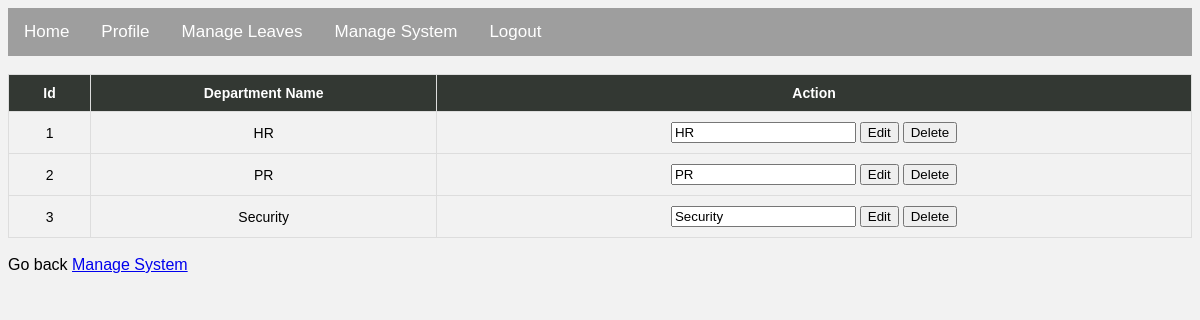
Page /admin/display_departments.php (signed in) on the committed database.
### tables this page shows
CREATE TABLE `department` (
  `id` int(11) NOT NULL,
  `name` varchar(255) NOT NULL
);

### admin/display_departments.php (the view, shortened to what this page needs)
<?php
require_once '../config.php';
$query = "SELECT * FROM department ORDER BY id";
$result = mysqli_query($con, $query);
?>
<!DOCTYPE html>
<html lang="en">
<head>
    <link rel="stylesheet" href="../css/employee.css">
</head>
<body>
    <div class="topnav">
        <a href="index.php">Home</a>
        <a href="profile.php">Profile</a>
        <a href="manage_leaves.php">Manage Leaves</a>
        <a href="other.php">Manage System</a>
        <a href="../logout.php">Logout</a>
    </div>
    <br>
    <div class="table">
        <table class="table">
            <tr>
                <th>Id</th>
                <th>Department Name</th>
                <th>Action</th>
            </tr>
            <?php while ($row = mysqli_fetch_assoc($result)) { ?>
                <tr>
                    <td><?php echo $row['id']; ?></td>
                    <td><?php echo $row['name']; ?></td>
                    <td>
                        <form method="post" action="">
                            <input type="text" name="new_department_name" value="<?= $row['name'] ?>" placeholder="New Department Name">
                            <button type="submit" name="edit_department">Edit</button>
                            <button type="submit" name="delete_department">Delete</button>
                        </form>
                    </td>
                </tr>
            <?php } ?>
        </table>
    </div>
    <br>
    <div class="panel-footer">Go back <a href="other.php">Manage System</a></div>
</body>

### css/employee.css (style rules this page uses)
body { background-color: #f2f2f2; font-family: Arial, sans-serif; }
.topnav { background-color: #9e9e9e; overflow: hidden; }
.topnav a { float: left; color: white; text-align: center; padding: 14px 16px; text-decoration: none; font-size: 17px; }
.table { border-collapse: collapse !important; width: 100% !important; font-size: 14px !important; }
.table th, .table td { text-align: center !important; padding: 10px !important; border: 1px solid #ddd !important; }
.table tr:nth-child(even) { background-color: #f2f2f2 !important; }
.table th { background-color: #333833 !important; color: white !important; }

### rows in the picture
department: id "1", name "HR", new_department_name "HR"
department: id "2", name "PR", new_department_name "PR"
department: id "3", name "Security", new_department_name "Security"
